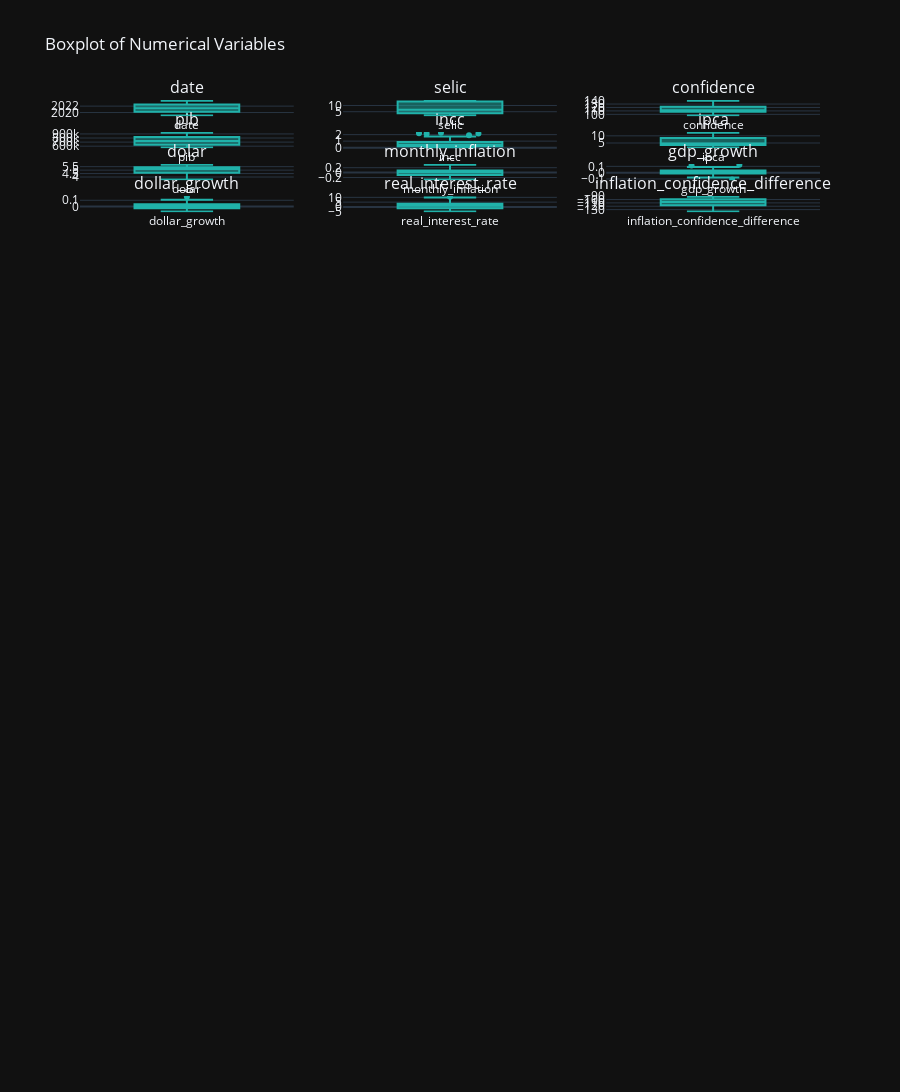

Source (notebook cell):
### Markdown cell above
#### Outlier Analysis

### Code cell
num_columns = len(df_macroeconomic_book)
num_rows = (num_columns + 2) // 2

subplot_titles = [str(col) for col in df_macroeconomic_book]

fig = sp.make_subplots(rows=num_rows, cols=3, subplot_titles=subplot_titles)

for i, column in enumerate(df_macroeconomic_book, start=1):
    row = (i - 1) // 3 + 1
    col = (i - 1) % 3 + 1

    trace = go.Box(y=df_macroeconomic_book[column], name=column, 
                   marker_color='lightseagreen', boxpoints='outliers', 
                   jitter=0.7, hoverinfo='y+text', 
                   text=())

    fig.add_trace(trace, row=row, col=col)

fig.update_layout(title_text='Boxplot of Numerical Variables', height=150*num_columns, showlegend=False, template='plotly_dark')
fig.show()

### Figure 1 — Plotly figure (JSON) as saved in the notebook; plotly's stock layout.template omitted (floating-point values rounded to 4 significant figures)
{"data": [{"boxpoints": "outliers", "hoverinfo": "y+text", "jitter": 0.7, "marker": {"color": "lightseagreen"}, "name": "date", "text": [], "type": "box", "xaxis": "x", "y": ["2019-01-31", "2019-02-28", "2019-03-31", "2019-04-30", "2019-05-31", "2019-06-30", "2019-07-31", "2019-08-31", "2019-09-30", "2019-10-31", "2019-11-30", "2019-12-31", "2020-01-31", "2020-02-29", "2020-03-31", "2020-04-30", "2020-05-31", "2020-06-30", "2020-07-31", "2020-08-31", "2020-09-30", "2020-10-31", "2020-11-30", "2020-12-31", "2021-01-31", "2021-02-28", "2021-03-31", "2021-04-30", "2021-05-31", "2021-06-30", "2021-07-31", "2021-08-31", "2021-09-30", "2021-10-31", "2021-11-30", "2021-12-31", "2022-01-31", "2022-02-28", "2022-03-31", "2022-04-30", "2022-05-31", "2022-06-30", "2022-07-31", "2022-08-31", "2022-09-30", "2022-10-31", "2022-11-30", "2022-12-31", "2023-01-31", "2023-02-28", "2023-03-31", "2023-04-30", "2023-05-31", "2023-06-30", "2023-07-31", "2023-08-31"], "yaxis": "y"}, {"boxpoints": "outliers", "hoverinfo": "y+text", "jitter": 0.7, "marker": {"color": "lightseagreen"}, "name": "selic", "text": [], "type": "box", "xaxis": "x2", "y": [6.5, 6.5, 6.5, 6.5, 6.5, 6.5, 6.5, 6, 5.5, 5, 5, 4.5, 4.5, 4.25, 3.75, 3.75, 3, 2.25, 2.25, 2, 2, 2, 2, 2, 2, 2, 2.75, 2.75, 3.5, 4.25, 4.25, 5.25, 6.25, 7.75, 7.75, 9.25, 9.25, 10.75, 11.75, 11.75, 12.75, 13.25, 13.25, 13.75, 13.75, 13.75, 13.75, 13.75, 13.75, 13.75, 13.75, 13.75, 13.75, 13.75, 13.75, 13.25], "yaxis": "y2"}, {"boxpoints": "outliers", "hoverinfo": "y+text", "jitter": 0.7, "marker": {"color": "lightseagreen"}, "name": "confidence", "text": [], "type": "box", "xaxis": "x3", "y": [128.6, 139.4, 125.5, 121.7, 117.0, 107.4, 110.9, 114.6, 112.2, 111.8, 118.6, 121.3, 121.3, 131.8, 124.6, 112.0, 96.82, 100.4, 102.8, 102.6, 108.4, 107.6, 111.7, 111.7, 116.1, 116.2, 112.9, 105.0, 105.9, 107.3, 111.0, 112.0, 114.7, 109.4, 109.3, 112, 108.3, 104.0, 105.1, 104.3, 105.9, 103.6, 105.6, 106.8, 111.5, 114.2, 116.8, 122.8, 125.4, 128.8, 127.4, 125.1, 122.2, 125.3, 124.5, 131.0], "yaxis": "y3"}, {"boxpoints": "outliers", "hoverinfo": "y+text", "jitter": 0.7, "marker": {"color": "lightseagreen"}, "name": "pib", "text": [], "type": "box", "xaxis": "x4", "y": [578200.0, 576100.0, 601700.0, 612900.0, 615300.0, 596900.0, 631900.0, 629500.0, 619100.0, 650400.0, 639100.0, 637900.0, 615500.0, 620000.0, 637800.0, 569300.0, 579300.0, 608900.0, 645168, 637700.0, 646800.0, 670157, 676200.0, 702600.0, 677300.0, 706500.0, 768900.0, 733600.0, 724321, 724110, 754400.0, 753700.0, 746400.0, 755400.0, 771500.0, 782600.0, 722800.0, 754100.0, 838800.0, 819800.0, 826100.0, 826000.0, 852900.0, 854000.0, 836700.0, 856400.0, 859800.0, 867900.0, 804200.0, 824700.0, 927600.0, 886200.0, 884231, 880700.0, 909600.0, 912900.0], "yaxis": "y4"}, {"boxpoints": "outliers", "hoverinfo": "y+text", "jitter": 0.7, "marker": {"color": "lightseagreen"}, "name": "incc", "text": [], "type": "box", "xaxis": "x5", "y": [0.49, 0.09, 0.31, 0.38, 0.03, 0.88, 0.58, 0.42, 0.46, 0.18, 0.04, 0.21, 0.38, 0.33, 0.26, 0.22, 0.2, 0.34, 1.17, 0.72, 1.16, 1.73, 1.28, 0.7, 0.89, 1.89, 1.3, 0.9, 2.22, 2.16, 0.85, 0.46, 0.51, 0.86, 0.67, 0.35, 0.71, 0.38, 0.86, 0.95, 2.28, 2.14, 0.86, 0.09, 0.09, 0.12, 0.36, 0.09, 0.46, 0.05, 0.3, 0.14, 0.59, 0.71, 0.1, 0.17], "yaxis": "y5"}, {"boxpoints": "outliers", "hoverinfo": "y+text", "jitter": 0.7, "marker": {"color": "lightseagreen"}, "name": "ipca", "text": [], "type": "box", "xaxis": "x6", "y": [3.78, 3.89, 4.58, 4.94, 4.66, 3.37, 3.22, 3.43, 2.89, 2.54, 3.27, 4.31, 4.19, 4.01, 3.3, 2.4, 1.88, 2.13, 2.31, 2.44, 3.14, 3.92, 4.31, 4.52, 4.56, 5.2, 6.1, 6.76, 8.06, 8.35, 8.99, 9.68, 10.25, 10.67, 10.74, 10.06, 10.38, 10.54, 11.3, 12.13, 11.73, 11.89, 10.07, 8.73, 7.17, 6.47, 5.9, 5.79, 5.77, 5.6, 4.65, 4.18, 3.94, 3.16, 3.99, 4.61], "yaxis": "y6"}, {"boxpoints": "outliers", "hoverinfo": "y+text", "jitter": 0.7, "marker": {"color": "lightseagreen"}, "name": "dolar", "text": [], "type": "box", "xaxis": "x7", "y": [3.651, 3.738, 3.896, 3.945, 3.94, 3.832, 3.764, 4.138, 4.164, 4.003, 4.223, 4.03, 4.269, 4.498, 5.198, 5.426, 5.426, 5.475, 5.203, 5.471, 5.64, 5.771, 5.331, 5.196, 5.475, 5.53, 5.697, 5.403, 5.232, 5.002, 5.121, 5.143, 5.439, 5.642, 5.619, 5.58, 5.357, 5.139, 4.737, 4.918, 4.728, 5.237, 5.188, 5.178, 5.406, 5.256, 5.293, 5.217, 5.099, 5.207, 5.08, 5.0, 5.095, 4.819, 4.741, 4.921], "yaxis": "y7"}, {"boxpoints": "outliers", "hoverinfo": "y+text", "jitter": 0.7, "marker": {"color": "lightseagreen"}, "name": "monthly_inflation", "text": [], "type": "box", "xaxis": "x8", "y": [-0.1119, 0.0291, 0.1774, 0.0786, -0.05668, -0.2768, -0.04451, 0.06522, -0.1574, -0.1211, 0.2874, 0.318, -0.02784, -0.04296, -0.1771, -0.2727, -0.2167, 0.133, 0.08451, 0.05628, 0.2869, 0.2484, 0.09949, 0.04872, 0.00885, 0.1404, 0.1731, 0.1082, 0.1923, 0.03598, 0.07665, 0.07675, 0.05888, 0.04098, 0.00656, -0.06331, 0.03181, 0.01541, 0.07211, 0.07345, -0.03298, 0.01364, -0.1531, -0.1331, -0.1787, -0.09763, -0.0881, -0.01864, -0.003454, -0.02946, -0.1696, -0.1011, -0.05742, -0.198, 0.2627, 0.1554], "yaxis": "y8"}, {"boxpoints": "outliers", "hoverinfo": "y+text", "jitter": 0.7, "marker": {"color": "lightseagreen"}, "name": "gdp_growth", "text": [], "type": "box", "xaxis": "x9", "y": [-0.01576, -0.003675, 0.04454, 0.01856, 0.003894, -0.02988, 0.05862, -0.003766, -0.01656, 0.05048, -0.01728, -0.001912, -0.03505, 0.00732, 0.02864, -0.1074, 0.01768, 0.05102, 0.05957, -0.01158, 0.01433, 0.03605, 0.009037, 0.03903, -0.036, 0.04303, 0.08832, -0.04583, -0.01267, -0.0002913, 0.04187, -0.0009825, -0.009694, 0.01208, 0.02138, 0.01438, -0.07641, 0.04322, 0.1124, -0.02272, 0.007682, -3.499e-05, 0.03255, 0.00131, -0.02028, 0.02359, 0.003861, 0.009508, -0.07342, 0.02554, 0.1247, -0.04459, -0.002254, -0.003997, 0.0328, 0.003642], "yaxis": "y9"}, {"boxpoints": "outliers", "hoverinfo": "y+text", "jitter": 0.7, "marker": {"color": "lightseagreen"}, "name": "dollar_growth", "text": [], "type": "box", "xaxis": "x10", "y": [0.01646, 0.02372, 0.04232, 0.01247, -0.001166, -0.02754, -0.01756, 0.09925, 0.006259, -0.0385, 0.05493, -0.04577, 0.05925, 0.05369, 0.1556, 0.04392, -0.000129, 0.00916, -0.0498, 0.05151, 0.03096, 0.02324, -0.07626, -0.02532, 0.05373, 0.009917, 0.03022, -0.05156, -0.03172, -0.04396, 0.02387, 0.004237, 0.05758, 0.03743, -0.004094, -0.007012, -0.03998, -0.0407, -0.07815, 0.03827, -0.03867, 0.1077, -0.00947, -0.001812, 0.04395, -0.02767, 0.007058, -0.01443, -0.02269, 0.02128, -0.02447, -0.01569, 0.01904, -0.0543, -0.01613, 0.03805], "yaxis": "y10"}, {"boxpoints": "outliers", "hoverinfo": "y+text", "jitter": 0.7, "marker": {"color": "lightseagreen"}, "name": "real_interest_rate", "text": [], "type": "box", "xaxis": "x11", "y": [2.72, 2.61, 1.92, 1.56, 1.84, 3.13, 3.28, 2.57, 2.61, 2.46, 1.73, 0.19, 0.31, 0.24, 0.45, 1.35, 1.12, 0.12, -0.06, -0.44, -1.14, -1.92, -2.31, -2.52, -2.56, -3.2, -3.35, -4.01, -4.56, -4.1, -4.74, -4.43, -4, -2.92, -2.99, -0.81, -1.13, 0.21, 0.45, -0.38, 1.02, 1.36, 3.18, 5.02, 6.58, 7.28, 7.85, 7.96, 7.98, 8.15, 9.1, 9.57, 9.81, 10.59, 9.76, 8.64], "yaxis": "y11"}, {"boxpoints": "outliers", "hoverinfo": "y+text", "jitter": 0.7, "marker": {"color": "lightseagreen"}, "name": "inflation_confidence_difference", "text": [], "type": "box", "xaxis": "x12", "y": [-124.9, -135.5, -121.0, -116.8, -112.3, -104.0, -107.7, -111.2, -109.3, -109.3, -115.4, -117.0, -117.1, -127.8, -121.3, -109.6, -94.94, -98.3, -100.5, -100.2, -105.2, -103.7, -107.3, -107.2, -111.5, -111.0, -106.8, -98.19, -97.84, -98.97, -102.0, -102.3, -104.4, -98.7, -98.61, -101.9, -97.97, -93.51, -93.82, -92.22, -94.14, -91.71, -95.51, -98.03, -104.3, -107.8, -110.9, -117.0, -119.6, -123.2, -122.8, -120.9, -118.3, -122.1, -120.5, -126.4], "yaxis": "y12"}], "layout": {"annotations": [{"font": {"size": 16}, "showarrow": false, "text": "date", "x": 0.1444, "xanchor": "center", "xref": "paper", "y": 1, "yanchor": "bottom", "yref": "paper"}, {"font": {"size": 16}, "showarrow": false, "text": "selic", "x": 0.5, "xanchor": "center", "xref": "paper", "y": 1, "yanchor": "bottom", "yref": "paper"}, {"font": {"size": 16}, "showarrow": false, "text": "confidence", "x": 0.8556, "xanchor": "center", "xref": "paper", "y": 1, "yanchor": "bottom", "yref": "paper"}, {"font": {"size": 16}, "showarrow": false, "text": "pib", "x": 0.1444, "xanchor": "center", "xref": "paper", "y": 0.9649, "yanchor": "bottom", "yref": "paper"}, {"font": {"size": 16}, "showarrow": false, "text": "incc", "x": 0.5, "xanchor": "center", "xref": "paper", "y": 0.9649, "yanchor": "bottom", "yref": "paper"}, {"font": {"size": 16}, "showarrow": false, "text": "ipca", "x": 0.8556, "xanchor": "center", "xref": "paper", "y": 0.9649, "yanchor": "bottom", "yref": "paper"}, {"font": {"size": 16}, "showarrow": false, "text": "dolar", "x": 0.1444, "xanchor": "center", "xref": "paper", "y": 0.9298, "yanchor": "bottom", "yref": "paper"}, {"font": {"size": 16}, "showarrow": false, "text": "monthly_inflation", "x": 0.5, "xanchor": "center", "xref": "paper", "y": 0.9298, "yanchor": "bottom", "yref": "paper"}, {"font": {"size": 16}, "showarrow": false, "text": "gdp_growth", "x": 0.8556, "xanchor": "center", "xref": "paper", "y": 0.9298, "yanchor": "bottom", "yref": "paper"}, {"font": {"size": 16}, "showarrow": false, "text": "dollar_growth", "x": 0.1444, "xanchor": "center", "xref": "paper", "y": 0.8948, "yanchor": "bottom", "yref": "paper"}, {"font": {"size": 16}, "showarrow": false, "text": "real_interest_rate", "x": 0.5, "xanchor": "center", "xref": "paper", "y": 0.8948, "yanchor": "bottom", "yref": "paper"}, {"font": {"size": 16}, "showarrow": false, "text": "inflation_confidence_difference", "x": 0.8556, "xanchor": "center", "xref": "paper", "y": 0.8948, "yanchor": "bottom", "yref": "paper"}], "height": 8400, "showlegend": false, "title": {"text": "Boxplot of Numerical Variables"}, "xaxis": {"anchor": "y", "domain": [0, 0.2889]}, "xaxis10": {"anchor": "y10", "domain": [0, 0.2889]}, "xaxis11": {"anchor": "y11", "domain": [0.3556, 0.6444]}, "xaxis12": {"anchor": "y12", "domain": [0.7111, 1]}, "xaxis13": {"anchor": "y13", "domain": [0, 0.2889]}, "xaxis14": {"anchor": "y14", "domain": [0.3556, 0.6444]}, "xaxis15": {"anchor": "y15", "domain": [0.7111, 1]}, "xaxis16": {"anchor": "y16", "domain": [0, 0.2889]}, "xaxis17": {"anchor": "y17", "domain": [0.3556, 0.6444]}, "xaxis18": {"anchor": "y18", "domain": [0.7111, 1]}, "xaxis19": {"anchor": "y19", "domain": [0, 0.2889]}, "xaxis2": {"anchor": "y2", "domain": [0.3556, 0.6444]}, "xaxis20": {"anchor": "y20", "domain": [0.3556, 0.6444]}, "xaxis21": {"anchor": "y21", "domain": [0.7111, 1]}, "xaxis22": {"anchor": "y22", "domain": [0, 0.2889]}, "xaxis23": {"anchor": "y23", "domain": [0.3556, 0.6444]}, "xaxis24": {"anchor": "y24", "domain": [0.7111, 1]}, "xaxis25": {"anchor": "y25", "domain": [0, 0.2889]}, "xaxis26": {"anchor": "y26", "domain": [0.3556, 0.6444]}, "xaxis27": {"anchor": "y27", "domain": [0.7111, 1]}, "xaxis28": {"anchor": "y28", "domain": [0, 0.2889]}, "xaxis29": {"anchor": "y29", "domain": [0.3556, 0.6444]}, "xaxis3": {"anchor": "y3", "domain": [0.7111, 1]}, "xaxis30": {"anchor": "y30", "domain": [0.7111, 1]}, "xaxis31": {"anchor": "y31", "domain": [0, 0.2889]}, "xaxis32": {"anchor": "y32", "domain": [0.3556, 0.6444]}, "xaxis33": {"anchor": "y33", "domain": [0.7111, 1]}, "xaxis34": {"anchor": "y34", "domain": [0, 0.2889]}, "xaxis35": {"anchor": "y35", "domain": [0.3556, 0.6444]}, "xaxis36": {"anchor": "y36", "domain": [0.7111, 1]}, "xaxis37": {"anchor": "y37", "domain": [0, 0.2889]}, "xaxis38": {"anchor": "y38", "domain": [0.3556, 0.6444]}, "xaxis39": {"anchor": "y39", "domain": [0.7111, 1]}, "xaxis4": {"anchor": "y4", "domain": [0, 0.2889]}, "xaxis40": {"anchor": "y40", "domain": [0, 0.2889]}, "xaxis41": {"anchor": "y41", "domain": [0.3556, 0.6444]}, "xaxis42": {"anchor": "y42", "domain": [0.7111, 1]}, "xaxis43": {"anchor": "y43", "domain": [0, 0.2889]}, "xaxis44": {"anchor": "y44", "domain": [0.3556, 0.6444]}, "xaxis45": {"anchor": "y45", "domain": [0.7111, 1]}, "xaxis46": {"anchor": "y46", "domain": [0, 0.2889]}, "xaxis47": {"anchor": "y47", "domain": [0.3556, 0.6444]}, "xaxis48": {"anchor": "y48", "domain": [0.7111, 1]}, "xaxis49": {"anchor": "y49", "domain": [0, 0.2889]}, "xaxis5": {"anchor": "y5", "domain": [0.3556, 0.6444]}, "xaxis50": {"anchor": "y50", "domain": [0.3556, 0.6444]}, "xaxis51": {"anchor": "y51", "domain": [0.7111, 1]}, "xaxis52": {"anchor": "y52", "domain": [0, 0.2889]}, "xaxis53": {"anchor": "y53", "domain": [0.3556, 0.6444]}, "xaxis54": {"anchor": "y54", "domain": [0.7111, 1]}, "xaxis55": {"anchor": "y55", "domain": [0, 0.2889]}, "xaxis56": {"anchor": "y56", "domain": [0.3556, 0.6444]}, "xaxis57": {"anchor": "y57", "domain": [0.7111, 1]}, "xaxis58": {"anchor": "y58", "domain": [0, 0.2889]}, "xaxis59": {"anchor": "y59", "domain": [0.3556, 0.6444]}, "xaxis6": {"anchor": "y6", "domain": [0.7111, 1]}, "xaxis60": {"anchor": "y60", "domain": [0.7111, 1]}, "xaxis61": {"anchor": "y61", "domain": [0, 0.2889]}, "xaxis62": {"anchor": "y62", "domain": [0.3556, 0.6444]}, "xaxis63": {"anchor": "y63", "domain": [0.7111, 1]}, "xaxis64": {"anchor": "y64", "domain": [0, 0.2889]}, "xaxis65": {"anchor": "y65", "domain": [0.3556, 0.6444]}, "xaxis66": {"anchor": "y66", "domain": [0.7111, 1]}, "xaxis67": {"anchor": "y67", "domain": [0, 0.2889]}, "xaxis68": {"anchor": "y68", "domain": [0.3556, 0.6444]}, "xaxis69": {"anchor": "y69", "domain": [0.7111, 1]}, "xaxis7": {"anchor": "y7", "domain": [0, 0.2889]}, "xaxis70": {"anchor": "y70", "domain": [0, 0.2889]}, "xaxis71": {"anchor": "y71", "domain": [0.3556, 0.6444]}, "xaxis72": {"anchor": "y72", "domain": [0.7111, 1]}, "xaxis73": {"anchor": "y73", "domain": [0, 0.2889]}, "xaxis74": {"anchor": "y74", "domain": [0.3556, 0.6444]}, "xaxis75": {"anchor": "y75", "domain": [0.7111, 1]}, "xaxis76": {"anchor": "y76", "domain": [0, 0.2889]}, "xaxis77": {"anchor": "y77", "domain": [0.3556, 0.6444]}, "xaxis78": {"anchor": "y78", "domain": [0.7111, 1]}, "xaxis79": {"anchor": "y79", "domain": [0, 0.2889]}, "xaxis8": {"anchor": "y8", "domain": [0.3556, 0.6444]}, "xaxis80": {"anchor": "y80", "domain": [0.3556, 0.6444]}, "xaxis81": {"anchor": "y81", "domain": [0.7111, 1]}, "xaxis82": {"anchor": "y82", "domain": [0, 0.2889]}, "xaxis83": {"anchor": "y83", "domain": [0.3556, 0.6444]}, "xaxis84": {"anchor": "y84", "domain": [0.7111, 1]}, "xaxis85": {"anchor": "y85", "domain": [0, 0.2889]}, "xaxis86": {"anchor": "y86", "domain": [0.3556, 0.6444]}, "xaxis87": {"anchor": "y87", "domain": [0.7111, 1]}, "xaxis9": {"anchor": "y9", "domain": [0.7111, 1]}, "yaxis": {"anchor": "x", "domain": [0.9822, 1]}, "yaxis10": {"anchor": "x10", "domain": [0.8769, 0.8948]}, "yaxis11": {"anchor": "x11", "domain": [0.8769, 0.8948]}, "yaxis12": {"anchor": "x12", "domain": [0.8769, 0.8948]}, "yaxis13": {"anchor": "x13", "domain": [0.8419, 0.8597]}, "yaxis14": {"anchor": "x14", "domain": [0.8419, 0.8597]}, "yaxis15": {"anchor": "x15", "domain": [0.8419, 0.8597]}, "yaxis16": {"anchor": "x16", "domain": [0.8068, 0.8246]}, "yaxis17": {"anchor": "x17", "domain": [0.8068, 0.8246]}, "yaxis18": {"anchor": "x18", "domain": [0.8068, 0.8246]}, "yaxis19": {"anchor": "x19", "domain": [0.7717, 0.7895]}, "yaxis2": {"anchor": "x2", "domain": [0.9822, 1]}, "yaxis20": {"anchor": "x20", "domain": [0.7717, 0.7895]}, "yaxis21": {"anchor": "x21", "domain": [0.7717, 0.7895]}, "yaxis22": {"anchor": "x22", "domain": [0.7366, 0.7545]}, "yaxis23": {"anchor": "x23", "domain": [0.7366, 0.7545]}, "yaxis24": {"anchor": "x24", "domain": [0.7366, 0.7545]}, "yaxis25": {"anchor": "x25", "domain": [0.7015, 0.7194]}, "yaxis26": {"anchor": "x26", "domain": [0.7015, 0.7194]}, "yaxis27": {"anchor": "x27", "domain": [0.7015, 0.7194]}, "yaxis28": {"anchor": "x28", "domain": [0.6665, 0.6843]}, "yaxis29": {"anchor": "x29", "domain": [0.6665, 0.6843]}, "yaxis3": {"anchor": "x3", "domain": [0.9822, 1]}, "yaxis30": {"anchor": "x30", "domain": [0.6665, 0.6843]}, "yaxis31": {"anchor": "x31", "domain": [0.6314, 0.6492]}, "yaxis32": {"anchor": "x32", "domain": [0.6314, 0.6492]}, "yaxis33": {"anchor": "x33", "domain": [0.6314, 0.6492]}, "yaxis34": {"anchor": "x34", "domain": [0.5963, 0.6141]}, "yaxis35": {"anchor": "x35", "domain": [0.5963, 0.6141]}, "yaxis36": {"anchor": "x36", "domain": [0.5963, 0.6141]}, "yaxis37": {"anchor": "x37", "domain": [0.5612, 0.5791]}, "yaxis38": {"anchor": "x38", "domain": [0.5612, 0.5791]}, "yaxis39": {"anchor": "x39", "domain": [0.5612, 0.5791]}, "yaxis4": {"anchor": "x4", "domain": [0.9471, 0.9649]}, "yaxis40": {"anchor": "x40", "domain": [0.5262, 0.544]}, "yaxis41": {"anchor": "x41", "domain": [0.5262, 0.544]}, "yaxis42": {"anchor": "x42", "domain": [0.5262, 0.544]}, "yaxis43": {"anchor": "x43", "domain": [0.4911, 0.5089]}, "yaxis44": {"anchor": "x44", "domain": [0.4911, 0.5089]}, "yaxis45": {"anchor": "x45", "domain": [0.4911, 0.5089]}, "yaxis46": {"anchor": "x46", "domain": [0.456, 0.4738]}, "yaxis47": {"anchor": "x47", "domain": [0.456, 0.4738]}, "yaxis48": {"anchor": "x48", "domain": [0.456, 0.4738]}, "yaxis49": {"anchor": "x49", "domain": [0.4209, 0.4388]}, "yaxis5": {"anchor": "x5", "domain": [0.9471, 0.9649]}, "yaxis50": {"anchor": "x50", "domain": [0.4209, 0.4388]}, "yaxis51": {"anchor": "x51", "domain": [0.4209, 0.4388]}, "yaxis52": {"anchor": "x52", "domain": [0.3859, 0.4037]}, "yaxis53": {"anchor": "x53", "domain": [0.3859, 0.4037]}, "yaxis54": {"anchor": "x54", "domain": [0.3859, 0.4037]}, "yaxis55": {"anchor": "x55", "domain": [0.3508, 0.3686]}, "yaxis56": {"anchor": "x56", "domain": [0.3508, 0.3686]}, "yaxis57": {"anchor": "x57", "domain": [0.3508, 0.3686]}, "yaxis58": {"anchor": "x58", "domain": [0.3157, 0.3335]}, "yaxis59": {"anchor": "x59", "domain": [0.3157, 0.3335]}, "yaxis6": {"anchor": "x6", "domain": [0.9471, 0.9649]}, "yaxis60": {"anchor": "x60", "domain": [0.3157, 0.3335]}, "yaxis61": {"anchor": "x61", "domain": [0.2806, 0.2985]}, "yaxis62": {"anchor": "x62", "domain": [0.2806, 0.2985]}, "yaxis63": {"anchor": "x63", "domain": [0.2806, 0.2985]}, "yaxis64": {"anchor": "x64", "domain": [0.2455, 0.2634]}, "yaxis65": {"anchor": "x65", "domain": [0.2455, 0.2634]}, "yaxis66": {"anchor": "x66", "domain": [0.2455, 0.2634]}, "yaxis67": {"anchor": "x67", "domain": [0.2105, 0.2283]}, "yaxis68": {"anchor": "x68", "domain": [0.2105, 0.2283]}, "yaxis69": {"anchor": "x69", "domain": [0.2105, 0.2283]}, "yaxis7": {"anchor": "x7", "domain": [0.912, 0.9298]}, "yaxis70": {"anchor": "x70", "domain": [0.1754, 0.1932]}, "yaxis71": {"anchor": "x71", "domain": [0.1754, 0.1932]}, "yaxis72": {"anchor": "x72", "domain": [0.1754, 0.1932]}, "yaxis73": {"anchor": "x73", "domain": [0.1403, 0.1581]}, "yaxis74": {"anchor": "x74", "domain": [0.1403, 0.1581]}, "yaxis75": {"anchor": "x75", "domain": [0.1403, 0.1581]}, "yaxis76": {"anchor": "x76", "domain": [0.1052, 0.1231]}, "yaxis77": {"anchor": "x77", "domain": [0.1052, 0.1231]}, "yaxis78": {"anchor": "x78", "domain": [0.1052, 0.1231]}, "yaxis79": {"anchor": "x79", "domain": [0.07015, 0.08799]}, "yaxis8": {"anchor": "x8", "domain": [0.912, 0.9298]}, "yaxis80": {"anchor": "x80", "domain": [0.07015, 0.08799]}, "yaxis81": {"anchor": "x81", "domain": [0.07015, 0.08799]}, "yaxis82": {"anchor": "x82", "domain": [0.03508, 0.05291]}, "yaxis83": {"anchor": "x83", "domain": [0.03508, 0.05291]}, "yaxis84": {"anchor": "x84", "domain": [0.03508, 0.05291]}, "yaxis85": {"anchor": "x85", "domain": [0, 0.01784]}, "yaxis86": {"anchor": "x86", "domain": [0, 0.01784]}, "yaxis87": {"anchor": "x87", "domain": [0, 0.01784]}, "yaxis9": {"anchor": "x9", "domain": [0.912, 0.9298]}}}
